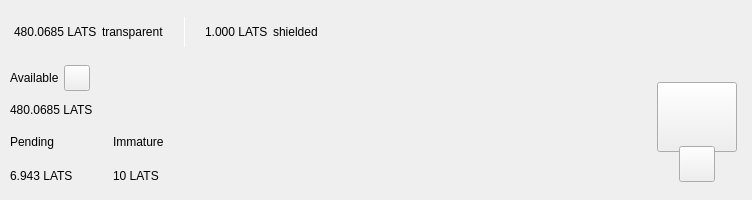
<?xml version="1.0" encoding="UTF-8"?>
<ui version="4.0">
 <class>TopBar</class>
 <widget class="QWidget" name="TopBar">
  <property name="geometry">
   <rect>
    <x>0</x>
    <y>0</y>
    <width>734</width>
    <height>200</height>
   </rect>
  </property>
  <property name="minimumSize">
   <size>
    <width>0</width>
    <height>200</height>
   </size>
  </property>
  <property name="maximumSize">
   <size>
    <width>16777215</width>
    <height>200</height>
   </size>
  </property>
  <property name="windowTitle">
   <string notr="true">N/A</string>
  </property>
  <layout class="QVBoxLayout" name="verticalLayout_10" stretch="0">
   <property name="spacing">
    <number>0</number>
   </property>
   <property name="leftMargin">
    <number>0</number>
   </property>
   <property name="topMargin">
    <number>0</number>
   </property>
   <property name="rightMargin">
    <number>0</number>
   </property>
   <property name="bottomMargin">
    <number>0</number>
   </property>
   <item>
    <widget class="PFBorderImage" name="containerTop">
     <layout class="QVBoxLayout" name="verticalLayout_11">
      <property name="spacing">
       <number>0</number>
      </property>
      <property name="leftMargin">
       <number>0</number>
      </property>
      <property name="topMargin">
       <number>0</number>
      </property>
      <property name="rightMargin">
       <number>0</number>
      </property>
      <property name="bottomMargin">
       <number>0</number>
      </property>
      <item>
       <widget class="QWidget" name="top_container_2" native="true">
        <property name="minimumSize">
         <size>
          <width>0</width>
          <height>65</height>
         </size>
        </property>
        <layout class="QHBoxLayout" name="top_container">
         <property name="spacing">
          <number>0</number>
         </property>
         <property name="leftMargin">
          <number>14</number>
         </property>
         <property name="topMargin">
          <number>0</number>
         </property>
         <property name="rightMargin">
          <number>14</number>
         </property>
         <property name="bottomMargin">
          <number>0</number>
         </property>
         <item alignment="Qt::AlignVCenter">
          <widget class="QWidget" name="widgetTopAmount" native="true">
           <property name="sizePolicy">
            <sizepolicy hsizetype="Preferred" vsizetype="Maximum">
             <horstretch>0</horstretch>
             <verstretch>0</verstretch>
            </sizepolicy>
           </property>
           <layout class="QHBoxLayout" name="horizontalLayout_5">
            <property name="spacing">
             <number>5</number>
            </property>
            <property name="leftMargin">
             <number>0</number>
            </property>
            <property name="topMargin">
             <number>0</number>
            </property>
            <property name="rightMargin">
             <number>0</number>
            </property>
            <property name="bottomMargin">
             <number>0</number>
            </property>
            <item alignment="Qt::AlignTop">
             <widget class="QLabel" name="labelAmountTopLats">
              <property name="minimumSize">
               <size>
                <width>0</width>
                <height>36</height>
               </size>
              </property>
              <property name="styleSheet">
               <string notr="true">padding:0px;margin:0px;</string>
              </property>
              <property name="text">
               <string notr="true">480.0685 LATS</string>
              </property>
             </widget>
            </item>
            <item>
             <widget class="QLabel" name="labelTrans">
              <property name="text">
               <string>transparent</string>
              </property>
             </widget>
            </item>
            <item>
             <spacer name="horizontalSpacer_11">
              <property name="orientation">
               <enum>Qt::Horizontal</enum>
              </property>
              <property name="sizeType">
               <enum>QSizePolicy::Fixed</enum>
              </property>
              <property name="sizeHint" stdset="0">
               <size>
                <width>15</width>
                <height>20</height>
               </size>
              </property>
             </spacer>
            </item>
            <item alignment="Qt::AlignVCenter">
             <widget class="QLabel" name="typeSpacerTop">
              <property name="minimumSize">
               <size>
                <width>1</width>
                <height>30</height>
               </size>
              </property>
              <property name="maximumSize">
               <size>
                <width>1</width>
                <height>30</height>
               </size>
              </property>
              <property name="styleSheet">
               <string notr="true">background-color:white;
padding:0px;
border:none;</string>
              </property>
              <property name="text">
               <string/>
              </property>
             </widget>
            </item>
            <item>
             <spacer name="horizontalSpacer_12">
              <property name="orientation">
               <enum>Qt::Horizontal</enum>
              </property>
              <property name="sizeType">
               <enum>QSizePolicy::Fixed</enum>
              </property>
              <property name="sizeHint" stdset="0">
               <size>
                <width>15</width>
                <height>20</height>
               </size>
              </property>
             </spacer>
            </item>
            <item alignment="Qt::AlignTop">
             <widget class="QLabel" name="labelAmountTopShieldedLats">
              <property name="minimumSize">
               <size>
                <width>0</width>
                <height>36</height>
               </size>
              </property>
              <property name="text">
               <string notr="true">1.000 LATS</string>
              </property>
             </widget>
            </item>
            <item>
             <widget class="QLabel" name="labelShield">
              <property name="text">
               <string>shielded</string>
              </property>
             </widget>
            </item>
           </layout>
          </widget>
         </item>
         <item>
          <spacer name="horizontalSpacer">
           <property name="orientation">
            <enum>Qt::Horizontal</enum>
           </property>
           <property name="sizeHint" stdset="0">
            <size>
             <width>40</width>
             <height>20</height>
            </size>
           </property>
          </spacer>
         </item>
         <item>
          <layout class="QHBoxLayout" name="horizontalLayout_4">
           <property name="spacing">
            <number>12</number>
           </property>
           <property name="rightMargin">
            <number>0</number>
           </property>
           <item alignment="Qt::AlignRight">
            <widget class="QWidget" name="layoutSync" native="true">
             <property name="minimumSize">
              <size>
               <width>0</width>
               <height>36</height>
              </size>
             </property>
             <property name="maximumSize">
              <size>
               <width>16777215</width>
               <height>36</height>
              </size>
             </property>
             <layout class="QVBoxLayout" name="verticalLayout_9">
              <property name="leftMargin">
               <number>0</number>
              </property>
              <property name="topMargin">
               <number>0</number>
              </property>
              <property name="rightMargin">
               <number>0</number>
              </property>
              <property name="bottomMargin">
               <number>0</number>
              </property>
              <item>
               <widget class="ExpandableButton" name="pushButtonSync" native="true">
                <property name="minimumSize">
                 <size>
                  <width>36</width>
                  <height>36</height>
                 </size>
                </property>
                <property name="maximumSize">
                 <size>
                  <width>16777215</width>
                  <height>36</height>
                 </size>
                </property>
               </widget>
              </item>
             </layout>
            </widget>
           </item>
           <item>
            <widget class="ExpandableButton" name="pushButtonHDUpgrade" native="true">
             <property name="minimumSize">
              <size>
               <width>36</width>
               <height>36</height>
              </size>
             </property>
            </widget>
           </item>
           <item>
            <widget class="ExpandableButton" name="pushButtonStack" native="true">
             <property name="minimumSize">
              <size>
               <width>36</width>
               <height>36</height>
              </size>
             </property>
            </widget>
           </item>
           <item>
            <widget class="ExpandableButton" name="pushButtonColdStaking" native="true">
             <property name="minimumSize">
              <size>
               <width>36</width>
               <height>36</height>
              </size>
             </property>
            </widget>
           </item>
           <item>
            <widget class="ExpandableButton" name="pushButtonConnection" native="true">
             <property name="minimumSize">
              <size>
               <width>36</width>
               <height>36</height>
              </size>
             </property>
            </widget>
           </item>
           <item>
            <widget class="ExpandableButton" name="pushButtonTor" native="true">
             <property name="minimumSize">
              <size>
               <width>36</width>
               <height>36</height>
              </size>
             </property>
            </widget>
           </item>
           <item>
            <widget class="ExpandableButton" name="pushButtonLock" native="true">
             <property name="sizePolicy">
              <sizepolicy hsizetype="Expanding" vsizetype="Expanding">
               <horstretch>0</horstretch>
               <verstretch>0</verstretch>
              </sizepolicy>
             </property>
             <property name="minimumSize">
              <size>
               <width>36</width>
               <height>0</height>
              </size>
             </property>
            </widget>
           </item>
           <item>
            <widget class="ExpandableButton" name="pushButtonTheme" native="true">
             <property name="minimumSize">
              <size>
               <width>36</width>
               <height>36</height>
              </size>
             </property>
             <property name="maximumSize">
              <size>
               <width>16777215</width>
               <height>36</height>
              </size>
             </property>
            </widget>
           </item>
           <item>
            <widget class="ExpandableButton" name="pushButtonFAQ" native="true">
             <property name="minimumSize">
              <size>
               <width>36</width>
               <height>36</height>
              </size>
             </property>
            </widget>
           </item>
          </layout>
         </item>
        </layout>
       </widget>
      </item>
      <item>
       <widget class="QWidget" name="bottom_container" native="true">
        <property name="minimumSize">
         <size>
          <width>0</width>
          <height>135</height>
         </size>
        </property>
        <layout class="QHBoxLayout" name="botton_container">
         <property name="leftMargin">
          <number>10</number>
         </property>
         <property name="topMargin">
          <number>0</number>
         </property>
         <property name="rightMargin">
          <number>10</number>
         </property>
         <property name="bottomMargin">
          <number>10</number>
         </property>
         <item>
          <layout class="QVBoxLayout" name="verticalLayout_7">
           <property name="spacing">
            <number>0</number>
           </property>
           <property name="leftMargin">
            <number>0</number>
           </property>
           <property name="rightMargin">
            <number>30</number>
           </property>
           <item>
            <layout class="QVBoxLayout" name="verticalLayout_2">
             <item>
              <layout class="QHBoxLayout" name="horizontalLayoutContainerAvailable">
               <property name="spacing">
                <number>5</number>
               </property>
               <item>
                <widget class="QLabel" name="labelTitle1">
                 <property name="text">
                  <string>Available</string>
                 </property>
                </widget>
               </item>
               <item>
                <widget class="QPushButton" name="pushButtonBalanceInfo">
                 <property name="minimumSize">
                  <size>
                   <width>26</width>
                   <height>26</height>
                  </size>
                 </property>
                 <property name="maximumSize">
                  <size>
                   <width>26</width>
                   <height>26</height>
                  </size>
                 </property>
                 <property name="mouseTracking">
                  <bool>true</bool>
                 </property>
                 <property name="focusPolicy">
                  <enum>Qt::NoFocus</enum>
                 </property>
                 <property name="text">
                  <string notr="true"/>
                 </property>
                 <property name="iconSize">
                  <size>
                   <width>24</width>
                   <height>24</height>
                  </size>
                 </property>
                 <property name="shortcut">
                  <string notr="true"/>
                 </property>
                </widget>
               </item>
               <item>
                <spacer name="horizontalSpacer_4">
                 <property name="orientation">
                  <enum>Qt::Horizontal</enum>
                 </property>
                 <property name="sizeType">
                  <enum>QSizePolicy::MinimumExpanding</enum>
                 </property>
                 <property name="sizeHint" stdset="0">
                  <size>
                   <width>20</width>
                   <height>20</height>
                  </size>
                 </property>
                </spacer>
               </item>
              </layout>
             </item>
             <item>
              <widget class="QLabel" name="labelAmountLats">
               <property name="text">
                <string notr="true">480.0685 LATS</string>
               </property>
              </widget>
             </item>
            </layout>
           </item>
           <item>
            <widget class="QWidget" name="container_imm_pend" native="true">
             <layout class="QHBoxLayout" name="horizontalLayout_2">
              <property name="spacing">
               <number>0</number>
              </property>
              <property name="leftMargin">
               <number>0</number>
              </property>
              <property name="topMargin">
               <number>0</number>
              </property>
              <property name="rightMargin">
               <number>0</number>
              </property>
              <property name="bottomMargin">
               <number>0</number>
              </property>
              <item alignment="Qt::AlignLeft">
               <widget class="QWidget" name="container_pending" native="true">
                <property name="sizePolicy">
                 <sizepolicy hsizetype="Minimum" vsizetype="Preferred">
                  <horstretch>0</horstretch>
                  <verstretch>0</verstretch>
                 </sizepolicy>
                </property>
                <layout class="QVBoxLayout" name="verticalLayout_3">
                 <property name="leftMargin">
                  <number>0</number>
                 </property>
                 <property name="topMargin">
                  <number>0</number>
                 </property>
                 <property name="rightMargin">
                  <number>0</number>
                 </property>
                 <property name="bottomMargin">
                  <number>0</number>
                 </property>
                 <item>
                  <widget class="QLabel" name="labelTitle3">
                   <property name="text">
                    <string>Pending</string>
                   </property>
                  </widget>
                 </item>
                 <item>
                  <widget class="QLabel" name="labelPendingLats">
                   <property name="text">
                    <string notr="true">6.943 LATS</string>
                   </property>
                  </widget>
                 </item>
                </layout>
               </widget>
              </item>
              <item>
               <spacer name="horizontalSpacer_3">
                <property name="orientation">
                 <enum>Qt::Horizontal</enum>
                </property>
                <property name="sizeType">
                 <enum>QSizePolicy::Fixed</enum>
                </property>
                <property name="sizeHint" stdset="0">
                 <size>
                  <width>40</width>
                  <height>20</height>
                 </size>
                </property>
               </spacer>
              </item>
              <item alignment="Qt::AlignLeft">
               <widget class="QWidget" name="container_immature" native="true">
                <property name="sizePolicy">
                 <sizepolicy hsizetype="Minimum" vsizetype="Preferred">
                  <horstretch>0</horstretch>
                  <verstretch>0</verstretch>
                 </sizepolicy>
                </property>
                <layout class="QVBoxLayout" name="verticalLayout_4">
                 <property name="leftMargin">
                  <number>0</number>
                 </property>
                 <property name="topMargin">
                  <number>0</number>
                 </property>
                 <property name="rightMargin">
                  <number>0</number>
                 </property>
                 <property name="bottomMargin">
                  <number>0</number>
                 </property>
                 <item>
                  <widget class="QLabel" name="labelTitle4">
                   <property name="text">
                    <string>Immature</string>
                   </property>
                  </widget>
                 </item>
                 <item>
                  <widget class="QLabel" name="labelImmatureLats">
                   <property name="text">
                    <string notr="true">10 LATS</string>
                   </property>
                  </widget>
                 </item>
                </layout>
               </widget>
              </item>
              <item>
               <spacer name="horizontalSpacer_5">
                <property name="orientation">
                 <enum>Qt::Horizontal</enum>
                </property>
                <property name="sizeHint" stdset="0">
                 <size>
                  <width>40</width>
                  <height>20</height>
                 </size>
                </property>
               </spacer>
              </item>
             </layout>
            </widget>
           </item>
          </layout>
         </item>
         <item>
          <spacer name="horizontalSpacer_2">
           <property name="orientation">
            <enum>Qt::Horizontal</enum>
           </property>
           <property name="sizeHint" stdset="0">
            <size>
             <width>40</width>
             <height>20</height>
            </size>
           </property>
          </spacer>
         </item>
         <item alignment="Qt::AlignHCenter|Qt::AlignVCenter">
          <widget class="QWidget" name="qrContainer" native="true">
           <property name="sizePolicy">
            <sizepolicy hsizetype="Preferred" vsizetype="Minimum">
             <horstretch>0</horstretch>
             <verstretch>0</verstretch>
            </sizepolicy>
           </property>
           <property name="minimumSize">
            <size>
             <width>90</width>
             <height>110</height>
            </size>
           </property>
           <property name="maximumSize">
            <size>
             <width>90</width>
             <height>110</height>
            </size>
           </property>
           <layout class="QVBoxLayout" name="containerQR">
            <property name="spacing">
             <number>0</number>
            </property>
            <property name="leftMargin">
             <number>5</number>
            </property>
            <property name="topMargin">
             <number>10</number>
            </property>
            <property name="rightMargin">
             <number>5</number>
            </property>
            <property name="bottomMargin">
             <number>0</number>
            </property>
            <item>
             <widget class="QPushButton" name="btnQr">
              <property name="minimumSize">
               <size>
                <width>70</width>
                <height>70</height>
               </size>
              </property>
              <property name="maximumSize">
               <size>
                <width>16777215</width>
                <height>70</height>
               </size>
              </property>
              <property name="focusPolicy">
               <enum>Qt::NoFocus</enum>
              </property>
              <property name="text">
               <string/>
              </property>
              <property name="iconSize">
               <size>
                <width>70</width>
                <height>70</height>
               </size>
              </property>
             </widget>
            </item>
            <item>
             <spacer name="verticalSpacer">
              <property name="orientation">
               <enum>Qt::Vertical</enum>
              </property>
              <property name="sizeType">
               <enum>QSizePolicy::Fixed</enum>
              </property>
              <property name="sizeHint" stdset="0">
               <size>
                <width>20</width>
                <height>20</height>
               </size>
              </property>
             </spacer>
            </item>
            <item alignment="Qt::AlignHCenter|Qt::AlignBottom">
             <widget class="QPushButton" name="pushButtonQR">
              <property name="minimumSize">
               <size>
                <width>36</width>
                <height>36</height>
               </size>
              </property>
              <property name="maximumSize">
               <size>
                <width>36</width>
                <height>36</height>
               </size>
              </property>
              <property name="focusPolicy">
               <enum>Qt::NoFocus</enum>
              </property>
              <property name="text">
               <string/>
              </property>
             </widget>
            </item>
           </layout>
          </widget>
         </item>
        </layout>
       </widget>
      </item>
     </layout>
    </widget>
   </item>
  </layout>
 </widget>
 <customwidgets>
  <customwidget>
   <class>ExpandableButton</class>
   <extends>QWidget</extends>
   <header>qt/lats/expandablebutton.h</header>
   <container>1</container>
  </customwidget>
  <customwidget>
   <class>PFBorderImage</class>
   <extends>QFrame</extends>
   <header>qt/lats/pfborderimage.h</header>
   <container>1</container>
  </customwidget>
 </customwidgets>
 <resources/>
 <connections/>
</ui>
